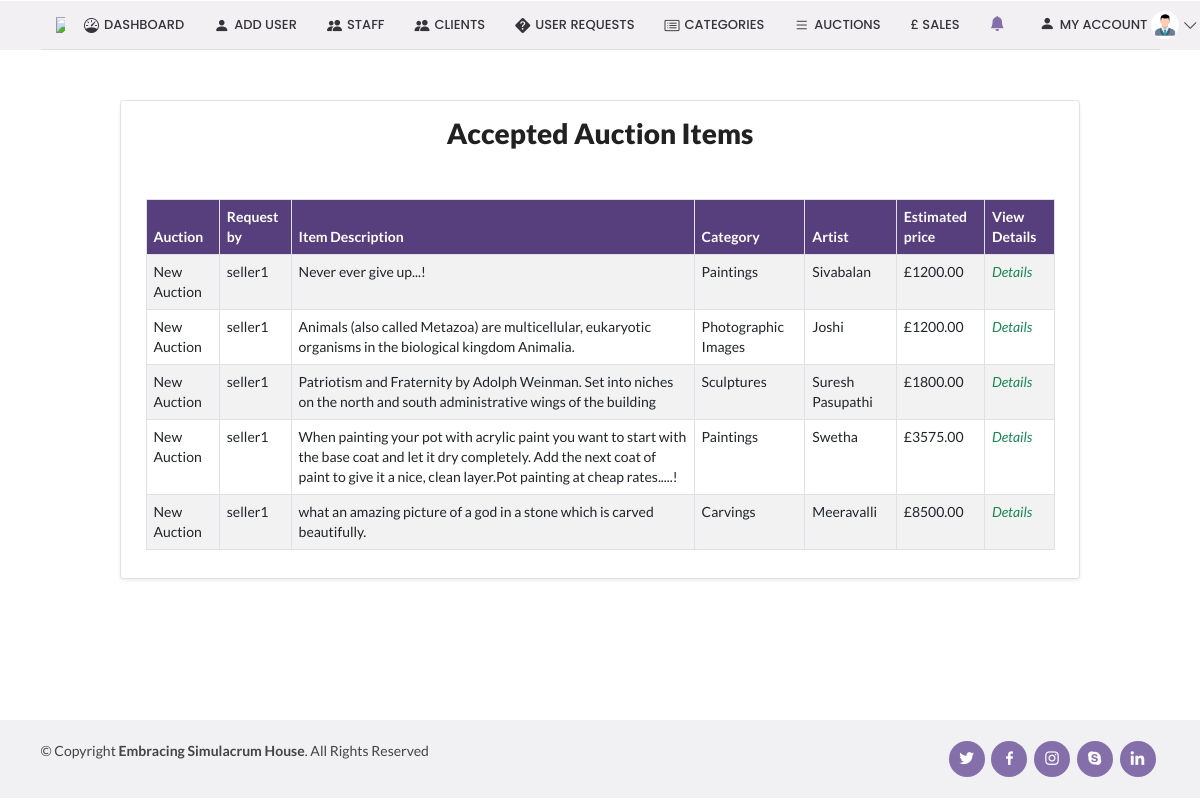
The page /viewAuctionItems/1 on the database its author committed.
### auction_app/models.py (models this page shows)
class Item(models.Model):
    CHOICES = (('Landscape', 'Landscape'), ('Seascape', 'Seascape'), ('Portrait', 'Portrait'), ('Figure', 'Figure'),
               ('Still Life', 'Still Life'), ('Nude', 'Nude'), ('Animal', 'Animal'), ('Abstract', 'Abstract'), ('Other', 'Other'))
    item_lot = models.AutoField(primary_key=True, unique=True)
    auction = models.ForeignKey(Auction, on_delete=models.PROTECT, default=1)
    category = models.ForeignKey(Category, on_delete=models.PROTECT, default=1)
    user = models.ForeignKey(User, on_delete=models.PROTECT, related_name="user")
    item_name = models.CharField(max_length=255)
    artist_name = models.CharField(max_length=255)
    production_year = models.PositiveIntegerField(
        default=current_year(), validators=[MinValueValidator(1400), max_value_current_year])
    classification = models.CharField(max_length=255,choices= CHOICES)
    description =  models.TextField()
    estimated_price =  models.CharField(max_length=255)
    image1 = models.ImageField(upload_to='item_pics', blank=True)
    image2 = models.ImageField(upload_to='item_pics', blank=True)
    image3 = models.ImageField(upload_to='item_pics', blank=True)
    status = models.CharField(max_length=255,default='Pending')
    evaluation_text = models.TextField(default='Evaluated')

class Auction(models.Model):
    auction_id = models.AutoField(primary_key=True, unique=True)
    auction_name = models.CharField(max_length=255, )
    auction_description = models.TextField()
    auction_date = models.DateField(auto_now_add=False, auto_now=False, blank=True, validators=[no_past])
    auction_status = models.CharField(max_length=255,default='Pending')
    def __str__(self):
        return self.auction_name

class Category(models.Model):
    category_name = models.CharField(max_length=255, primary_key=True)
    category_description = models.TextField()
    def __str__(self):
        return self.category_name

### auction_app/views.py (the view)
# urls.py: path('viewAuctionItems/<auction_id>', views.viewAuctionItems, name='viewAuctionItems'),
def viewAuctionItems(request,auction_id):
    auction_info = Auction.objects.all().filter(auction_id=auction_id).first()
    itemInfo = Item.objects.all().filter(auction=auction_info,status='Accepted')
    return render(request, 'viewAuctionItems.html', {'itemInfo': itemInfo})

### templates/viewAuctionItems.html (shortened to what this page needs)
<!DOCTYPE html>
{% extends "adminDashboard.html" %}
{% load static %}
{% block body_block %}
    <section id="about" class="about bg-white border shadow-sm p-3 mb-5 bg-white rounded" style="margin-left:10vw; width:80vw;">
      <div class="container">
          <h1><center><strong>Accepted Auction Items</strong></center></h1>
        <div class="table-responsive" style="margin-top:6vh;">
          <table class="table table-bordered table-striped" id="dataTable" width="100%" cellspacing="0">
              <thead>
                  <tr class="text-white" style="background-color:#573E7D;">
                    <th>Auction</th>
                    <th>Request by</th>
                    <th>Item Description</th>
                    <th>Category</th>
                    <th>Artist</th>
                    <th>Estimated price</th>
                    <th>View Details</th>
                  </tr>
              </thead>
              <tbody>
                  {% if itemInfo %}
                      {% for i in itemInfo %}
                        <tr>
                          <td>{{i.auction}} </td>
                          <td>{{i.user}} </td>
                          <td>{{i.description}} </td>
                          <td>{{i.category}} </td>
                          <td>{{i.artist_name}} </td>
                          <td>£{{i.estimated_price}}.00 </td>
                          <td><a href="{% url 'viewItemDetails' i.item_lot %}" style="text-decoration:none"><i class="fas fa-trash-alt text-success">Details</i></a></td>
                        </tr>
                      {% endfor %}
                    {% else %}
                      <h1>No Requests yet!</h1>
                  {% endif %}
              </tbody>
          </table>
        </div>
      </div>
    </section>
{% endblock %}

### static/css/style.css (style rules this page uses)
body { font-family: "Open Sans", sans-serif; color: #444444; }
a { color: #009970; text-decoration: none; }
h1, h2, h3, h4, h5, h6 { font-family: "Raleway", sans-serif; }
section { padding: 60px 0; overflow: hidden; }

### rows shown on the page
Item: auction "New Auction", user "seller1", description "Never ever give up...!", category "Paintings", artist_name "Sivabalan", estimated_price "1200"
Item: auction "New Auction", user "seller1", description "Animals (also called Metazoa) are multicellular, eukaryotic organisms in the biological kingdom Animalia.", category "Photographic Images", artist_name "Joshi", estimated_price "1200"
Item: auction "New Auction", user "seller1", description "Patriotism and Fraternity by Adolph Weinman. Set into niches on the north and south administrative wings of the building", category "Sculptures", artist_name "Suresh Pasupathi", estimated_price "1800"
Item: auction "New Auction", user "seller1", description "When painting your pot with acrylic paint you want to start with the base coat and let it dry completely. Add the next coat of paint to give it a nice, clean layer.Pot painting at cheap rates.....!", category "Paintings", artist_name "Swetha", estimated_price "3575"
Item: auction "New Auction", user "seller1", description "what an amazing picture of a god in a stone which is carved beautifully.", category "Carvings", artist_name "Meeravalli", estimated_price "8500"
